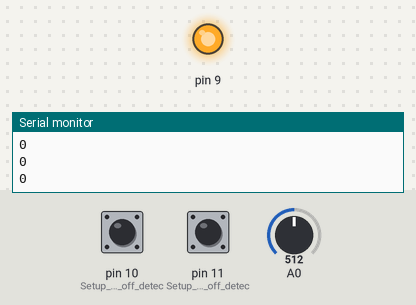
Simulated run of this sketch. Board: Arduino Uno, built with avr-gcc and run on an emulated ATmega328P. On the bench: output pins drawn as LEDs (lit = HIGH), the last lines printed to the serial monitor. The test bench sets the inputs (shaded band); at power-on: pin 10 (Setup_for_leads_off_detec) LOW, A0 = 512, pin 11 (Setup_for_leads_off_detec) LOW.

Above: at 1.2 s.
1.3 s: pin 10 (Setup_for_leads_off_detec) pulled HIGH for 0.15 s
At 1.62 s:
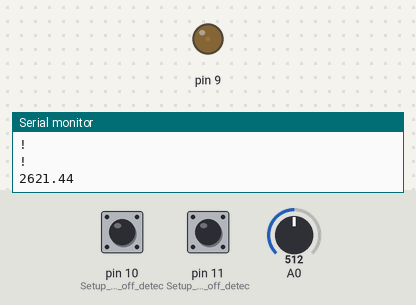
3.1 s: A0 set to 900
At 3.25 s:
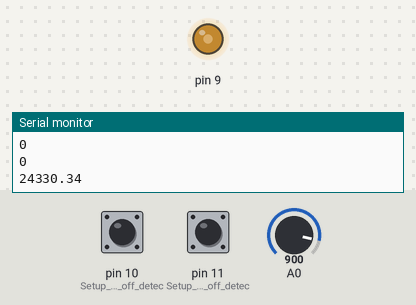
4.8 s: pin 11 (Setup_for_leads_off_detec) pulled HIGH for 0.15 s
At 6.3 s:
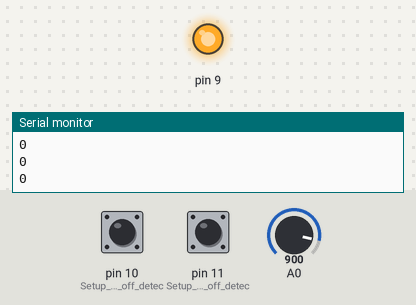
6.6 s: A0 set to 122
At 7.3 s:
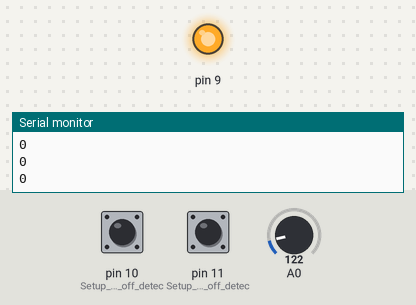
Timing chart, 0 to 9.3 s (numbered marks = the images above; inputs shaded):
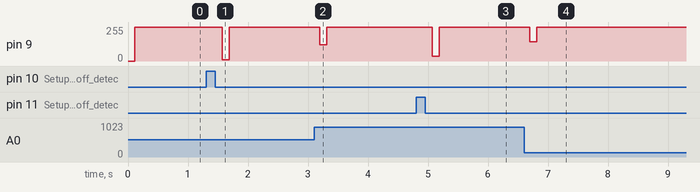

The sketch:

MuscleServo.ino
```cpp
#include <Servo.h>
#include <math.h>

Servo thumb, fingers;


//массив для определения разброса значений
double * mas;
int massSize = 100;

void setup() {
  // initialize the serial communication:
  Serial.begin(9600);
  pinMode(10, INPUT); // Setup for leads off detection LO +
  pinMode(11, INPUT); // Setup for leads off detection LO -
  pinMode(9, OUTPUT);

  mas = new double[massSize];
}
//функция расчёта разброса значений в массиве
double dispers(){
    double MatOj = 0;
    double Disp = 0;
    for(int i=0; i<massSize; i++)
        MatOj = mas[i] + MatOj;
    MatOj = MatOj/(double)massSize; //Математическое ожидание

    for(int i=0; i<massSize; i++)
        Disp = pow((mas[i] - MatOj),2.0) + Disp;
    Disp = Disp/(massSize-1.0); //Дисперсия
    return Disp;
}
//функция очистки массива
void clearMass(){
  for(int i=0; i<massSize; i++)mas[i] = 0;
}

void loop() {
  int count = 0;//сброс счётчика
  while(count < massSize){ //накапливаем массив
    if((digitalRead(10) == 1)||(digitalRead(11) == 1)){
      Serial.println('!');
      count = 0;
      clearMass();
    }
    else{
      // send the value of analog input 0:
        mas[count] = analogRead(A0);
    }
    //Wait for a bit to keep serial data from saturating
    delay(1);
    count++;
  }
  double disp = dispers(); //считаем отклонение
  clearMass();
  if(disp <= 0){
    Serial.println(0);
  }else Serial.println(disp);
  int val = map((int)disp, 1000, 50000, 0, 255);
  analogWrite(9, val);
}
/*
int analogpin = 3;
int val = 0;
  void setup()
  {
    fingers.attach(9);  //Attach the servo for the four fingers to pin9
    thumb.attach(8);   // Attach the servo for the thumb to pin 8
    Serial.begin(9600);  // this is for serial moniter to see the muscle sensor value you're getting
  }
  void loop()
{
  val = analogRead(analogpin); //muscle sensor connected to pin A3 being stated as val
  Serial.println(val);
  if( val < 550) //if you flex and the sensor value is greater than 550 then close servos--adjust this value to your muscle sensor value
  {
    thumb.write(180);
    fingers.write(180);
    delay(100);
  }
else{
    thumb.write(0);
    fingers.write(0);
    delay(100);
  }
}
*/
```

Measured:
- after the input at 1.3 s, pin 9: 255/255 → 8/255 after 0.27 s, → 255/255 0.12 s later
- after the input at 3.1 s, pin 9: 255/255 → 121/255 after 0.10 s, → 255/255 0.12 s later
- after the input at 4.8 s, pin 9: 255/255 → 36/255 after 0.27 s, → 255/255 0.12 s later
- after the input at 6.6 s, pin 9: 255/255 → 143/255 after 0.10 s, → 255/255 0.12 s later
